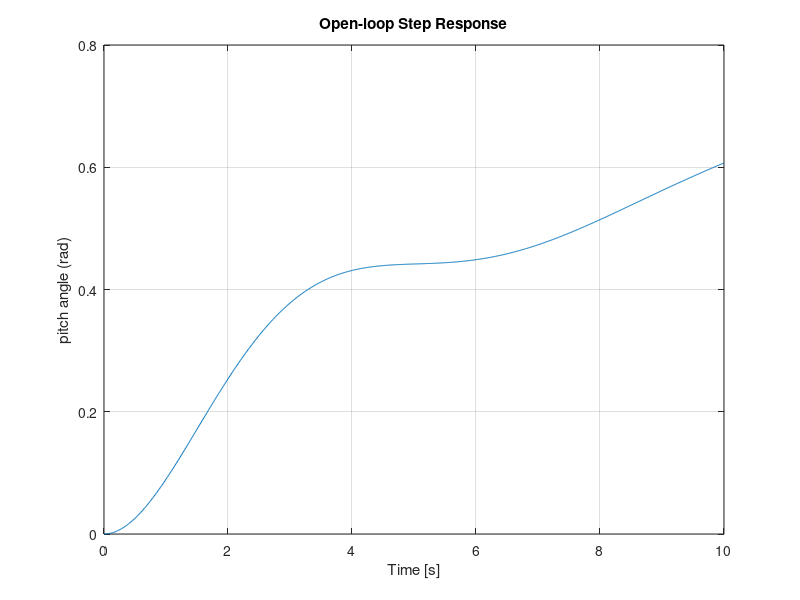

The MATLAB source for this figure:
% Declaring the open loop Aircraft system
s = tf('s');
P_pitch = (1.151*s+0.1774)/(s^3+0.739*s^2+0.921*s);

% Converting to state space model
num = [0  0  1.151  0.1774];
den = [1  0.739  0.921  0];

[A,B,C,D] = tf2ss(num, den);

% Display the matrices in State-Space model
disp('State Matrix A:');
disp(A);
disp('Input Matrix B:');
disp(B);
disp('Output Matrix C:');
disp(C);
disp('Feedthrough Matrix D:');
disp(D);

% Open Loop Response generation
t = [0:0.01:10];
step(0.2*P_pitch, t); 
axis([0 10 0 0.8]);
ylabel('pitch angle (rad)');
title('Open-loop Step Response');

% To get the poles
pole(P_pitch)